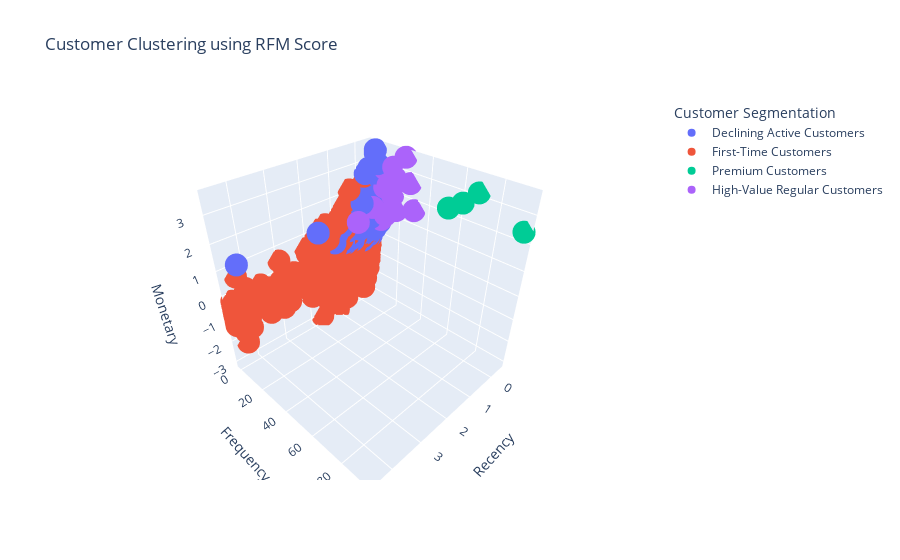

The cell this chart's notebook holds for it:
### Code cell
visualize_clusters_3d(kmeans_df)

### Figure 1 — Plotly figure (JSON) as saved in the notebook; plotly's stock layout.template omitted (floating-point values rounded to 4 significant figures; data arrays with more than 128 entries replaced by an {"elided": "..."} marker saying what was removed)
{"data": [{"hovertemplate": "<b>%{hovertext}</b><br><br>Customer Segmentation=Declining Active Customers<br>Recency=%{x}<br>Frequency=%{y}<br>Monetary=%{z}<extra></extra>", "hovertext": {"elided": "599 float values"}, "legendgroup": "Declining Active Customers", "marker": {"color": "#636efa", "symbol": "circle"}, "mode": "markers", "name": "Declining Active Customers", "scene": "scene", "showlegend": true, "type": "scatter3d", "x": {"elided": "599 float values"}, "y": {"elided": "599 float values"}, "z": {"elided": "599 float values"}}, {"hovertemplate": "<b>%{hovertext}</b><br><br>Customer Segmentation=First-Time Customers<br>Recency=%{x}<br>Frequency=%{y}<br>Monetary=%{z}<extra></extra>", "hovertext": {"elided": "3710 float values"}, "legendgroup": "First-Time Customers", "marker": {"color": "#EF553B", "symbol": "circle"}, "mode": "markers", "name": "First-Time Customers", "scene": "scene", "showlegend": true, "type": "scatter3d", "x": {"elided": "3710 float values"}, "y": {"elided": "3710 float values"}, "z": {"elided": "3710 float values"}}, {"hovertemplate": "<b>%{hovertext}</b><br><br>Customer Segmentation=Premium Customers<br>Recency=%{x}<br>Frequency=%{y}<br>Monetary=%{z}<extra></extra>", "hovertext": [12750.0, 14100.0, 14910.0, 17840.0], "legendgroup": "Premium Customers", "marker": {"color": "#00cc96", "symbol": "circle"}, "mode": "markers", "name": "Premium Customers", "scene": "scene", "showlegend": true, "type": "scatter3d", "x": [-0.4071, -0.35, -0.4357, -0.4357], "y": [53.96, 62.59, 69.49, 94.26], "z": [2.316, 2.72, 3.189, 2.437]}, {"hovertemplate": "<b>%{hovertext}</b><br><br>Customer Segmentation=High-Value Regular Customers<br>Recency=%{x}<br>Frequency=%{y}<br>Monetary=%{z}<extra></extra>", "hovertext": [13080.0, 13090.0, 13260.0, 14060.0, 14160.0, 14160.0, 14300.0, 14460.0, 14530.0, 14610.0, 14650.0, 14770.0, 14800.0, 15000.0, 15040.0, 15310.0, 15560.0, 15720.0, 16030.0, 16550.0, 16930.0, 17510.0, 17810.0, 18120.0], "legendgroup": "High-Value Regular Customers", "marker": {"color": "#ab63fa", "symbol": "circle"}, "mode": "markers", "name": "High-Value Regular Customers", "scene": "scene", "showlegend": true, "type": "scatter3d", "x": [-0.35, -0.3929, -0.4, -0.3214, -0.4357, -0.2929, -0.05714, -0.2714, -0.4286, -0.4, -0.4214, 0.1571, -0.2714, -0.3214, -0.3643, -0.4357, -0.4357, 0.65, -0.4, -0.3571, -0.2929, -0.3929, -0.4286, -0.3571], "y": [12.14, 21.89, 20.07, 12.93, 16.72, 14.0, 19.7, 11.19, 11.48, 32.54, 25.12, 12.6, 13.47, 13.22, 17.73, 28.7, 10.44, 10.99, 13.42, 10.91, 10.43, 11.38, 9.716, 15.09], "z": [2.225, 2.658, 1.43, 1.485, 3.068, 1.149, 2.58, 0.8946, 1.51, 1.718, 3.586, 1.631, 1.472, 1.331, 2.011, 2.677, 1.17, 1.198, 1.529, 1.067, 1.139, 2.918, 1.456, 1.265]}], "layout": {"legend": {"title": {"text": "Customer Segmentation"}, "tracegroupgap": 0}, "scene": {"domain": {"x": [0, 1], "y": [0, 1]}, "xaxis": {"title": {"text": "Recency"}}, "yaxis": {"title": {"text": "Frequency"}}, "zaxis": {"title": {"text": "Monetary"}}}, "title": {"text": "Customer Clustering using RFM Score"}}}
